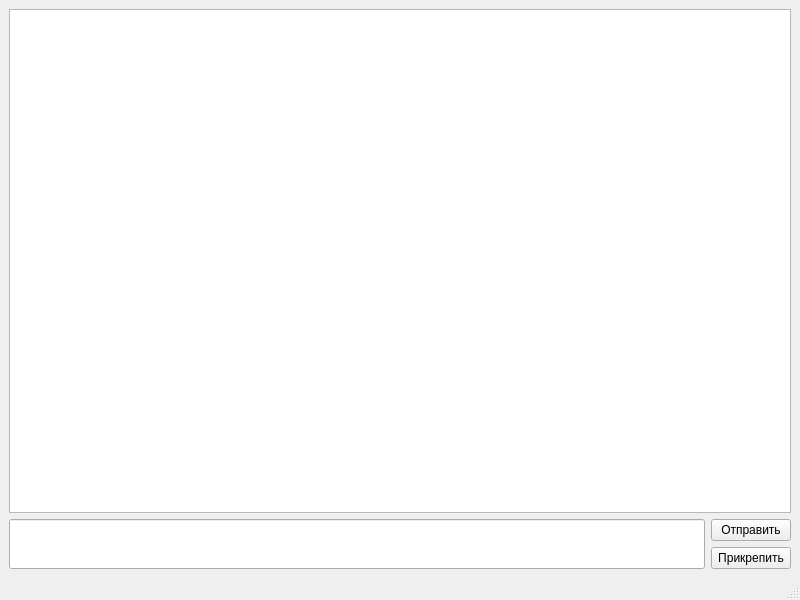
<?xml version="1.0" encoding="UTF-8"?>
<ui version="4.0">
 <class>MainWindow</class>
 <widget class="QMainWindow" name="MainWindow">
  <property name="geometry">
   <rect>
    <x>0</x>
    <y>0</y>
    <width>800</width>
    <height>600</height>
   </rect>
  </property>
  <property name="windowTitle">
   <string>MainWindow</string>
  </property>
  <widget class="QWidget" name="centralwidget">
   <layout class="QVBoxLayout" name="verticalLayout_2">
    <item>
     <widget class="QTextBrowser" name="chatTextEdit"/>
    </item>
    <item>
     <layout class="QHBoxLayout" name="horizontalLayout">
      <item>
       <widget class="QLineEdit" name="messageLineEdit">
        <property name="sizePolicy">
         <sizepolicy hsizetype="Expanding" vsizetype="Preferred">
          <horstretch>0</horstretch>
          <verstretch>0</verstretch>
         </sizepolicy>
        </property>
       </widget>
      </item>
      <item>
       <layout class="QVBoxLayout" name="verticalLayout">
        <item>
         <widget class="QPushButton" name="sendButton">
          <property name="sizePolicy">
           <sizepolicy hsizetype="Minimum" vsizetype="Preferred">
            <horstretch>0</horstretch>
            <verstretch>0</verstretch>
           </sizepolicy>
          </property>
          <property name="text">
           <string>Отправить</string>
          </property>
         </widget>
        </item>
        <item>
         <widget class="QPushButton" name="sendFileButton">
          <property name="sizePolicy">
           <sizepolicy hsizetype="Minimum" vsizetype="Preferred">
            <horstretch>0</horstretch>
            <verstretch>0</verstretch>
           </sizepolicy>
          </property>
          <property name="text">
           <string>Прикрепить</string>
          </property>
         </widget>
        </item>
       </layout>
      </item>
     </layout>
    </item>
   </layout>
  </widget>
  <widget class="QMenuBar" name="menubar">
   <property name="geometry">
    <rect>
     <x>0</x>
     <y>0</y>
     <width>800</width>
     <height>25</height>
    </rect>
   </property>
  </widget>
  <widget class="QStatusBar" name="statusbar"/>
 </widget>
 <resources/>
 <connections/>
</ui>
